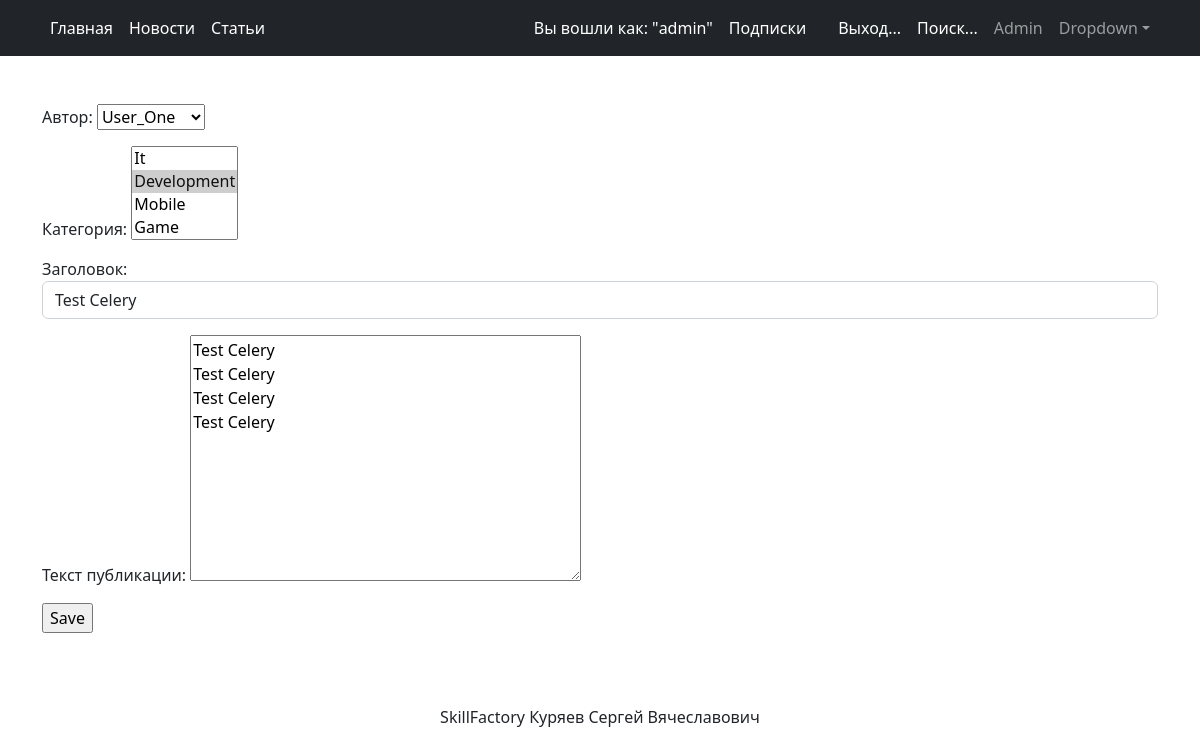
The app's page /news/58/edit (signed in) with its own data.
### news/models.py (models this page shows, shortened)
class Post(models.Model):
    author = models.ForeignKey(Author, on_delete=models.CASCADE)
    NEWS = 'NW'
    ARTICLE = 'AR'
    CATEGORY_CHOICES = (
        (NEWS, 'Новость'),
        (ARTICLE, 'Статья'),
    )
    categoryType = models.CharField(max_length=2, choices=CATEGORY_CHOICES, default=ARTICLE)
    dateCreation = models.DateTimeField(auto_now_add=True)
    postCategory = models.ManyToManyField(Category, through='PostCategory')
    title = models.CharField(max_length=128)
    text = models.TextField()
    rating = models.SmallIntegerField(default=0)
    class Meta:
        verbose_name = 'Пост'
        verbose_name_plural = 'Посты'

### news/views.py (the view)
# urls.py: path('news/<int:pk>/edit', PostEdit.as_view()),
class PostEdit(PermissionRequiredMixin, UpdateView):
    model = Post
    form_class = PostForm
    template_name = 'post_edit.html'
    success_url = reverse_lazy('publication')
    permission_required = ('news.change_post')
    raise_exception = True

### news/forms.py (shortened to what this page needs)
class PostForm(forms.ModelForm):
    author = forms.ModelChoiceField(
        label='Автор',
        queryset=Author.objects.all()
    )
    postCategory = forms.ModelMultipleChoiceField(
        label='Категория',
        queryset=Category.objects.all(),
    )
    title = forms.CharField(label='Заголовок', widget=forms.TextInput(attrs={'class': 'form-control'}))
    text = forms.CharField(min_length=20, label='Текст публикации', widget=forms.Textarea)
    class Meta:
        model = Post
        fields = ['author', 'postCategory', 'title', 'text']

### news/models.py (called while the page is built)
    def __str__(self):
        return self.author_user.username.title()

    def __str__(self):
        return self.name.title()

### templates/post_edit.html (shortened to what this page needs)
{% extends 'flatpages/default.html' %}
{% block content %}
<form action="" method="post">
    {{ form.as_p }}
    <input type="submit" value="Save" />
</form>
{% endblock content %}

### templates/flatpages/default.html (shortened to what this page needs)
<!DOCTYPE html>
<html lang="en">
    <head>
        {% load static %}
        <link href="{% static 'css/styles.css' %}" rel="stylesheet" />
    </head>
    <body>
        <nav class="navbar navbar-expand-lg navbar-dark bg-dark">
            <div class="container">
                <div class="collapse navbar-collapse" id="navbarSupportedContent">
                    <ul class="navbar-nav ms-left mb-2 mb-lg-0">
                        <li class="nav-item"><a class="nav-link active" aria-current="page" href="/">Главная</a></li>
                        <li class="nav-item"><a class="nav-link active" aria-current="page" href="/news/">Новости</a></li>
                        <li class="nav-item"><a class="nav-link active" aria-current="page" href="/articles/">Статьи</a></li>
                    </ul>
                    <ul class="navbar-nav ms-auto mb-2 mb-lg-0">
                        {% if not user.is_authenticated %}
                        <li class="nav-item"><a class="nav-link active" aria-current="page" href="/accounts/login/">Вход...</a></li>
                        <li class="nav-item"><a class="nav-link active" aria-current="page" href="{% url 'signup' %}">Регистрация</a></li>
                        {% else %}
                        <li class="nav-item"><a class="nav-link active" aria-current="page">Вы вошли как: "{{ request.user }}"</a></li>
                        <li class="nav-item"><a class="nav-link active" aria-current="page" href="{% url 'subscriptions' %}">Подписки</a></li>
                        {% if perms.news.add_post %}
                        <li class="nav-item"><a class="nav-link active" aria-current="page" href={% block link %} {%endblock link %}>{% block link1 %}{% endblock link1 %}</a></li>
                        {% endif %}
                        <li class="nav-item"><a class="nav-link active" aria-current="page" href="{% url 'logout_confirm' %}">Выход...</a></li>
                        {% endif %}
                        <li class="nav-item"><a class="nav-link active" aria-current="page" href="/search">Поиск...</a></li>
                        <li class="nav-item"><a class="nav-link" href="/admin/">Admin</a></li>
                        <li class="nav-item dropdown">
                            <a class="nav-link dropdown-toggle" id="navbarDropdown" href="#" role="button" data-bs-toggle="dropdown" aria-expanded="false">Dropdown</a>
                        </li>
                    </ul>
                </div>
            </div>
        </nav>
        <div class="container">
            <div class="text-left mt-5">
                <p class="lead">{% block content %} {{ flatpage.content }} {% endblock content %}</p>
            </div>
            <div class="text-center mt-5">
                <br>
                <p>SkillFactory Куряев Сергей Вячеславович</p>
            </div>
        </div>
        {% load static %}
    </body>
</html>

### records on screen
Post: author "User_One", title "Test Celery", text "Test Celery Test Celery Test Celery Test Celery"

### other values on screen
{{ request.user }} "admin"
